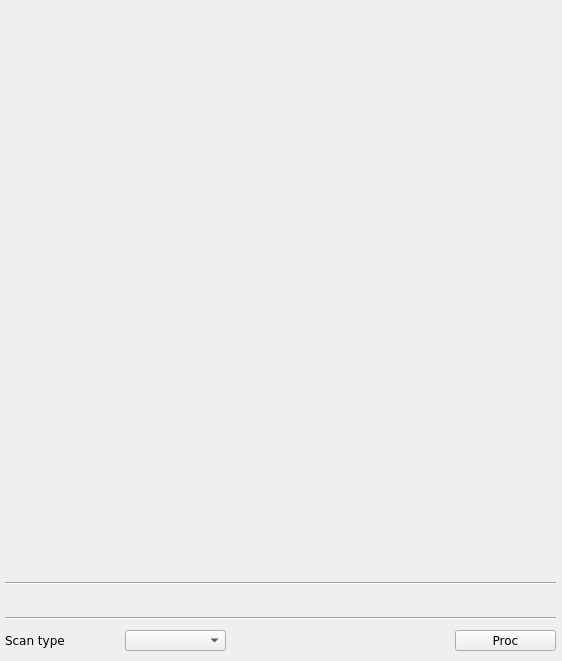
<?xml version="1.0" encoding="UTF-8"?>
<ui version="4.0">
 <class>mainWindow</class>
 <widget class="QMainWindow" name="mainWindow">
  <property name="geometry">
   <rect>
    <x>0</x>
    <y>0</y>
    <width>562</width>
    <height>661</height>
   </rect>
  </property>
  <property name="windowTitle">
   <string/>
  </property>
  <property name="Title" stdset="0">
   <string>main &gt;&gt; $(BPM)</string>
  </property>
  <widget class="QWidget" name="centralwidget">
   <widget class="caCartesianPlot" name="tbtddcsynth_x">
    <property name="geometry">
     <rect>
      <x>9</x>
      <y>9</y>
      <width>546</width>
      <height>275</height>
     </rect>
    </property>
    <property name="font">
     <font>
      <family>Sans</family>
      <pointsize>8</pointsize>
     </font>
    </property>
    <property name="Title" stdset="0">
     <string notr="true">Horizontal position</string>
    </property>
    <property name="TitleX">
     <string notr="true">Data atoms</string>
    </property>
    <property name="TitleY">
     <string notr="true">Position [nm]</string>
    </property>
    <property name="channels_1" stdset="0">
     <string notr="true">;$(BPM):spe.x</string>
    </property>
    <property name="Style_1">
     <enum>caCartesianPlot::Lines</enum>
    </property>
    <property name="symbol_1">
     <enum>caCartesianPlot::Star1</enum>
    </property>
    <property name="color_1">
     <color>
      <red>255</red>
      <green>0</green>
      <blue>0</blue>
     </color>
    </property>
    <property name="Style_2">
     <enum>caCartesianPlot::Lines</enum>
    </property>
    <property name="plotMode">
     <enum>caCartesianPlot::PlotNPointsAndStop</enum>
    </property>
    <property name="countNumOrChannel" stdset="0">
     <string notr="true"/>
    </property>
    <property name="triggerChannel" stdset="0">
     <string notr="true"/>
    </property>
    <property name="foreground">
     <color alpha="0">
      <red>255</red>
      <green>255</green>
      <blue>255</blue>
     </color>
    </property>
    <property name="gridColor">
     <color>
      <red>0</red>
      <green>0</green>
      <blue>0</blue>
     </color>
    </property>
    <property name="XaxisScaling" stdset="0">
     <enum>caCartesianPlot::Auto</enum>
    </property>
    <property name="XaxisLimits">
     <string>0;100</string>
    </property>
    <property name="YaxisLimits">
     <string>-1000000;-900000</string>
    </property>
   </widget>
   <widget class="caCartesianPlot" name="tbtddcsynth_y">
    <property name="geometry">
     <rect>
      <x>9</x>
      <y>295</y>
      <width>546</width>
      <height>275</height>
     </rect>
    </property>
    <property name="font">
     <font>
      <family>Sans</family>
      <pointsize>8</pointsize>
     </font>
    </property>
    <property name="Title" stdset="0">
     <string notr="true">Vertical position</string>
    </property>
    <property name="TitleX">
     <string notr="true">Data atoms</string>
    </property>
    <property name="TitleY">
     <string notr="true">Position [nm]</string>
    </property>
    <property name="channels_1" stdset="0">
     <string notr="true">;$(BPM):spe.y</string>
    </property>
    <property name="Style_1">
     <enum>caCartesianPlot::Lines</enum>
    </property>
    <property name="symbol_1">
     <enum>caCartesianPlot::Star1</enum>
    </property>
    <property name="color_1">
     <color>
      <red>33</red>
      <green>0</green>
      <blue>255</blue>
     </color>
    </property>
    <property name="channels_2" stdset="0">
     <string notr="true"/>
    </property>
    <property name="symbol_2">
     <enum>caCartesianPlot::Star2</enum>
    </property>
    <property name="color_2">
     <color>
      <red>6</red>
      <green>0</green>
      <blue>255</blue>
     </color>
    </property>
    <property name="plotMode">
     <enum>caCartesianPlot::PlotNPointsAndStop</enum>
    </property>
    <property name="countNumOrChannel" stdset="0">
     <string notr="true"/>
    </property>
    <property name="triggerChannel" stdset="0">
     <string notr="true"/>
    </property>
    <property name="foreground">
     <color alpha="0">
      <red>255</red>
      <green>255</green>
      <blue>255</blue>
     </color>
    </property>
    <property name="gridColor">
     <color>
      <red>0</red>
      <green>0</green>
      <blue>0</blue>
     </color>
    </property>
    <property name="XaxisScaling" stdset="0">
     <enum>caCartesianPlot::Auto</enum>
    </property>
    <property name="XaxisLimits">
     <string>0;100</string>
    </property>
    <property name="YaxisLimits">
     <string>-1000000;-900000</string>
    </property>
   </widget>
   <widget class="QLabel" name="label_20">
    <property name="geometry">
     <rect>
      <x>5</x>
      <y>630</y>
      <width>131</width>
      <height>20</height>
     </rect>
    </property>
    <property name="font">
     <font>
      <family>DejaVu Sans</family>
      <pointsize>9</pointsize>
     </font>
    </property>
    <property name="text">
     <string>Scan type</string>
    </property>
   </widget>
   <widget class="caMenu" name="tbtddcsynth_scan">
    <property name="geometry">
     <rect>
      <x>125</x>
      <y>630</y>
      <width>101</width>
      <height>21</height>
     </rect>
    </property>
    <property name="font">
     <font>
      <family>DejaVu Sans</family>
      <pointsize>9</pointsize>
     </font>
    </property>
    <property name="channel" stdset="0">
     <string notr="true">$(BPM):spe.SCAN</string>
    </property>
   </widget>
   <widget class="caMessageButton" name="camessagebutton">
    <property name="geometry">
     <rect>
      <x>455</x>
      <y>630</y>
      <width>101</width>
      <height>21</height>
     </rect>
    </property>
    <property name="font">
     <font>
      <family>DejaVu Sans</family>
      <pointsize>9</pointsize>
     </font>
    </property>
    <property name="text">
     <string>Proc</string>
    </property>
    <property name="flat">
     <bool>false</bool>
    </property>
    <property name="fontScaleMode">
     <enum>EPushButton::WidthAndHeight</enum>
    </property>
    <property name="channel" stdset="0">
     <string notr="true">$(BPM):spe.PROC</string>
    </property>
    <property name="background">
     <color>
      <red>255</red>
      <green>255</green>
      <blue>255</blue>
     </color>
    </property>
    <property name="pressMessage">
     <string notr="true">1</string>
    </property>
   </widget>
   <widget class="Line" name="line_2">
    <property name="geometry">
     <rect>
      <x>5</x>
      <y>575</y>
      <width>551</width>
      <height>16</height>
     </rect>
    </property>
    <property name="orientation">
     <enum>Qt::Horizontal</enum>
    </property>
   </widget>
   <widget class="Line" name="line_3">
    <property name="geometry">
     <rect>
      <x>5</x>
      <y>611</y>
      <width>551</width>
      <height>15</height>
     </rect>
    </property>
    <property name="orientation">
     <enum>Qt::Horizontal</enum>
    </property>
   </widget>
   <widget class="caRelatedDisplay" name="tbtddc_buff_5">
    <property name="geometry">
     <rect>
      <x>5</x>
      <y>590</y>
      <width>551</width>
      <height>21</height>
     </rect>
    </property>
    <property name="font">
     <font>
      <family>Sans Serif</family>
      <pointsize>10</pointsize>
     </font>
    </property>
    <property name="background">
     <color>
      <red>252</red>
      <green>220</green>
      <blue>123</blue>
     </color>
    </property>
    <property name="labels">
     <string notr="true">SUM</string>
    </property>
    <property name="files">
     <string notr="true">sum1</string>
    </property>
    <property name="args">
     <string notr="true">BPM=$(BPM)</string>
    </property>
   </widget>
  </widget>
 </widget>
 <customwidgets>
  <customwidget>
   <class>QwtPlot</class>
   <extends>QFrame</extends>
   <header>qwt_plot.h</header>
  </customwidget>
  <customwidget>
   <class>caMenu</class>
   <extends>QComboBox</extends>
   <header>caMenu</header>
  </customwidget>
  <customwidget>
   <class>caRelatedDisplay</class>
   <extends>QWidget</extends>
   <header>caRelatedDisplay</header>
  </customwidget>
  <customwidget>
   <class>caMessageButton</class>
   <extends>QPushButton</extends>
   <header>caMessageButton</header>
  </customwidget>
  <customwidget>
   <class>caCartesianPlot</class>
   <extends>QwtPlot</extends>
   <header>caCartesianPlot</header>
   <container>1</container>
  </customwidget>
 </customwidgets>
 <resources/>
 <connections/>
</ui>
